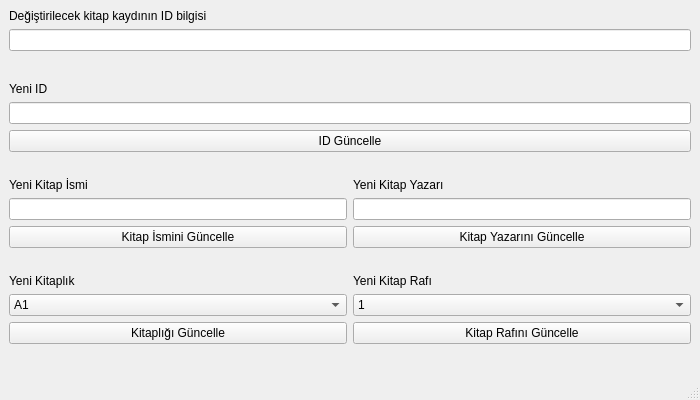
<?xml version="1.0" encoding="UTF-8"?>
<ui version="4.0">
 <class>MainWindow</class>
 <widget class="QMainWindow" name="MainWindow">
  <property name="geometry">
   <rect>
    <x>0</x>
    <y>0</y>
    <width>700</width>
    <height>400</height>
   </rect>
  </property>
  <property name="minimumSize">
   <size>
    <width>700</width>
    <height>400</height>
   </size>
  </property>
  <property name="maximumSize">
   <size>
    <width>700</width>
    <height>400</height>
   </size>
  </property>
  <property name="windowTitle">
   <string>Kitap Güncelle</string>
  </property>
  <widget class="QWidget" name="centralwidget">
   <layout class="QGridLayout" name="gridLayout_3">
    <item row="1" column="0">
     <layout class="QGridLayout" name="gridLayout_2">
      <item row="11" column="1">
       <widget class="QPushButton" name="btnKitapRafiGuncelle">
        <property name="text">
         <string>Kitap Rafını Güncelle</string>
        </property>
       </widget>
      </item>
      <item row="1" column="0" colspan="2">
       <widget class="QLineEdit" name="yeni_id_lineEdit"/>
      </item>
      <item row="2" column="0" colspan="2">
       <widget class="QPushButton" name="btnIdGuncelle">
        <property name="text">
         <string>ID Güncelle</string>
        </property>
       </widget>
      </item>
      <item row="9" column="1">
       <widget class="QLabel" name="yeni_kitap_rafi_label">
        <property name="text">
         <string>Yeni Kitap Rafı</string>
        </property>
       </widget>
      </item>
      <item row="5" column="0">
       <widget class="QLineEdit" name="yeni_kitap_ismi_lineEdit"/>
      </item>
      <item row="4" column="0">
       <widget class="QLabel" name="yeni_kitap_ismi_label">
        <property name="text">
         <string>Yeni Kitap İsmi</string>
        </property>
       </widget>
      </item>
      <item row="3" column="0" colspan="2">
       <spacer name="horizontalSpacer">
        <property name="orientation">
         <enum>Qt::Horizontal</enum>
        </property>
        <property name="sizeHint" stdset="0">
         <size>
          <width>40</width>
          <height>20</height>
         </size>
        </property>
       </spacer>
      </item>
      <item row="6" column="0">
       <widget class="QPushButton" name="btnKitapIsmiGuncelle">
        <property name="text">
         <string>Kitap İsmini Güncelle</string>
        </property>
       </widget>
      </item>
      <item row="0" column="0">
       <widget class="QLabel" name="yeni_id_label">
        <property name="text">
         <string>Yeni ID</string>
        </property>
       </widget>
      </item>
      <item row="11" column="0">
       <widget class="QPushButton" name="btnKitaplikGuncelle">
        <property name="text">
         <string>Kitaplığı Güncelle</string>
        </property>
       </widget>
      </item>
      <item row="10" column="1">
       <widget class="QComboBox" name="yeni_kitap_rafi_comboBox">
        <item>
         <property name="text">
          <string>1</string>
         </property>
        </item>
        <item>
         <property name="text">
          <string>2</string>
         </property>
        </item>
        <item>
         <property name="text">
          <string>3</string>
         </property>
        </item>
        <item>
         <property name="text">
          <string>4</string>
         </property>
        </item>
       </widget>
      </item>
      <item row="5" column="1">
       <widget class="QLineEdit" name="yeni_kitap_yazari_lineEdit"/>
      </item>
      <item row="7" column="0" colspan="2">
       <spacer name="horizontalSpacer_2">
        <property name="orientation">
         <enum>Qt::Horizontal</enum>
        </property>
        <property name="sizeHint" stdset="0">
         <size>
          <width>40</width>
          <height>20</height>
         </size>
        </property>
       </spacer>
      </item>
      <item row="9" column="0">
       <widget class="QLabel" name="yeni_kitaplik_label">
        <property name="text">
         <string>Yeni Kitaplık</string>
        </property>
       </widget>
      </item>
      <item row="10" column="0">
       <widget class="QComboBox" name="yeni_kitaplik_comboBox">
        <item>
         <property name="text">
          <string>A1</string>
         </property>
        </item>
        <item>
         <property name="text">
          <string>A2</string>
         </property>
        </item>
        <item>
         <property name="text">
          <string>A3</string>
         </property>
        </item>
        <item>
         <property name="text">
          <string>A4</string>
         </property>
        </item>
        <item>
         <property name="text">
          <string>A5</string>
         </property>
        </item>
        <item>
         <property name="text">
          <string>A6</string>
         </property>
        </item>
        <item>
         <property name="text">
          <string>A7</string>
         </property>
        </item>
        <item>
         <property name="text">
          <string>A8</string>
         </property>
        </item>
        <item>
         <property name="text">
          <string>A9</string>
         </property>
        </item>
        <item>
         <property name="text">
          <string>A10</string>
         </property>
        </item>
        <item>
         <property name="text">
          <string>B1</string>
         </property>
        </item>
        <item>
         <property name="text">
          <string>B2</string>
         </property>
        </item>
        <item>
         <property name="text">
          <string>B3</string>
         </property>
        </item>
        <item>
         <property name="text">
          <string>B4</string>
         </property>
        </item>
        <item>
         <property name="text">
          <string>B5</string>
         </property>
        </item>
        <item>
         <property name="text">
          <string>B6</string>
         </property>
        </item>
        <item>
         <property name="text">
          <string>B7</string>
         </property>
        </item>
        <item>
         <property name="text">
          <string>B8</string>
         </property>
        </item>
        <item>
         <property name="text">
          <string>B9</string>
         </property>
        </item>
        <item>
         <property name="text">
          <string>B10</string>
         </property>
        </item>
       </widget>
      </item>
      <item row="4" column="1">
       <widget class="QLabel" name="yeni_kitap_yazari_label">
        <property name="text">
         <string>Yeni Kitap Yazarı</string>
        </property>
       </widget>
      </item>
      <item row="6" column="1">
       <widget class="QPushButton" name="btnKitapYazariGuncelle">
        <property name="text">
         <string>Kitap Yazarını Güncelle</string>
        </property>
       </widget>
      </item>
     </layout>
    </item>
    <item row="0" column="0">
     <layout class="QGridLayout" name="gridLayout">
      <item row="0" column="0">
       <widget class="QLabel" name="degistirilecek_id_label">
        <property name="text">
         <string>Değiştirilecek kitap kaydının ID bilgisi</string>
        </property>
       </widget>
      </item>
      <item row="1" column="0">
       <widget class="QLineEdit" name="degistirilecek_id_lineEdit"/>
      </item>
      <item row="2" column="0">
       <spacer name="verticalSpacer">
        <property name="orientation">
         <enum>Qt::Vertical</enum>
        </property>
        <property name="sizeHint" stdset="0">
         <size>
          <width>20</width>
          <height>40</height>
         </size>
        </property>
       </spacer>
      </item>
     </layout>
    </item>
    <item row="2" column="0">
     <spacer name="verticalSpacer_2">
      <property name="orientation">
       <enum>Qt::Vertical</enum>
      </property>
      <property name="sizeHint" stdset="0">
       <size>
        <width>20</width>
        <height>40</height>
       </size>
      </property>
     </spacer>
    </item>
   </layout>
  </widget>
  <widget class="QStatusBar" name="statusbar"/>
 </widget>
 <tabstops>
  <tabstop>degistirilecek_id_lineEdit</tabstop>
  <tabstop>yeni_id_lineEdit</tabstop>
  <tabstop>btnIdGuncelle</tabstop>
  <tabstop>yeni_kitap_ismi_lineEdit</tabstop>
  <tabstop>btnKitapIsmiGuncelle</tabstop>
  <tabstop>yeni_kitap_yazari_lineEdit</tabstop>
  <tabstop>btnKitapYazariGuncelle</tabstop>
  <tabstop>yeni_kitaplik_comboBox</tabstop>
  <tabstop>btnKitaplikGuncelle</tabstop>
  <tabstop>yeni_kitap_rafi_comboBox</tabstop>
  <tabstop>btnKitapRafiGuncelle</tabstop>
 </tabstops>
 <resources/>
 <connections/>
</ui>
